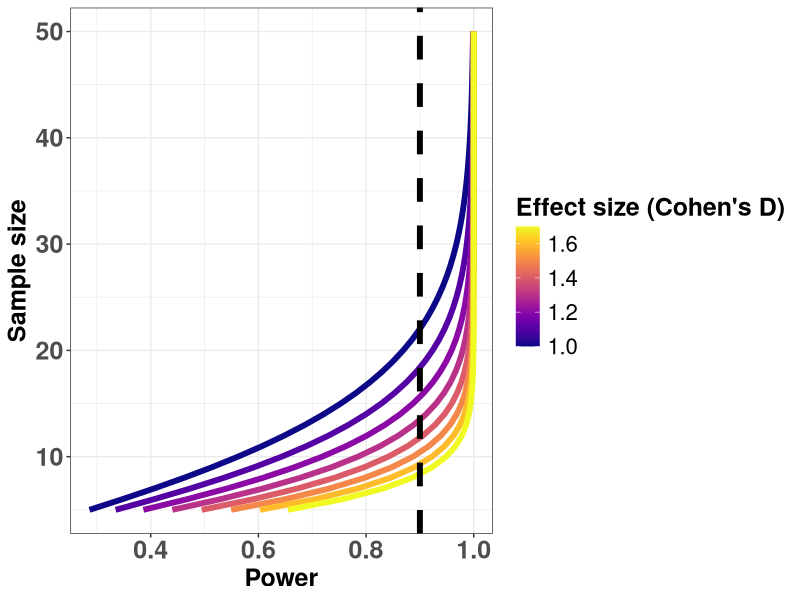

Here is the R script that generated this plot:
# Power analysis for Daphnia undergrad project - Caroline Roda
# 11.30.2022
# ijob -c 1 --mem=50G -p standard -A berglandlab
# module load goolf/7.1.0_3.1.4 R/4.0.3; module load gdal geos proj; R

# Libraries
library(data.table)
library(foreach)
library(tidyverse)
library(pwr)
library(viridis)

# Working directory
setwd("C:/Users/Conno/Desktop/UndergradProjects_2022/Methyl_farn/Data/")

# Parameters
num <- seq(from = 5, to = 50, by = 1) # Sample sizes to test
eff <- seq(from = 1, to = 1.7, by = 0.1) # Effect sizes to test
pval=0.05 # P-value 

# Test variable combinations of effect size and sample size
test <- data.table(expand.grid(num, eff))
colnames(test) <- c("sample.size", "effect.size")

# Go through each effect size
p <- foreach(i=1:dim(test)[1], .combine = "rbind", .errorhandling = "remove") %do% {

  # Start
  print(i)
  print(paste("Sample size:", test[i]$sample.size, sep=" "))
  print(paste("Effect size:", test[i]$effect.size, sep=" "))
  
  # Power analysis
  jj<- pwr.t.test(n=test[i]$sample.size,
                  d=test[i]$effect.size, 
                  sig.level=pval, 
                  power=NULL, 
                  type="two.sample",
                  alternative="two.sided")
  
  # Get data
  j <- data.table(n=jj$n,
                  d=jj$d,
                  sig.level=jj$sig.level,
                  power=jj$power,
                  i=i)
  
  # Finish
  return(j)
}

out <- {p %>% 
  ggplot(.) +
  geom_line(aes(x=power, y=n, color=d, group=d), size=2) +
  scale_color_viridis(option = "plasma") +
  geom_vline(xintercept = 0.9, size=2, linetype=2) +
  theme_bw() +
  labs(x = "Power", 
       color = "Effect size (Cohen's D)",
       y = "Sample size") +
  theme(strip.text = element_text(face="bold.italic", size=12),
        legend.text = element_text(size=16),
        legend.title = element_text(face="bold", size=18),
        axis.text.x = element_text(face="bold", size=18),
        axis.text.y = element_text(face="bold", size=18),
        axis.title.x = element_text(face="bold", size=18),
        axis.title.y = element_text(face="bold", size=18),
        axis.title = element_text(face="bold", size=20))}

png(filename = "power_curve_highd.png")
out
dev.off()

p[d==1.5][power>=0.9]
